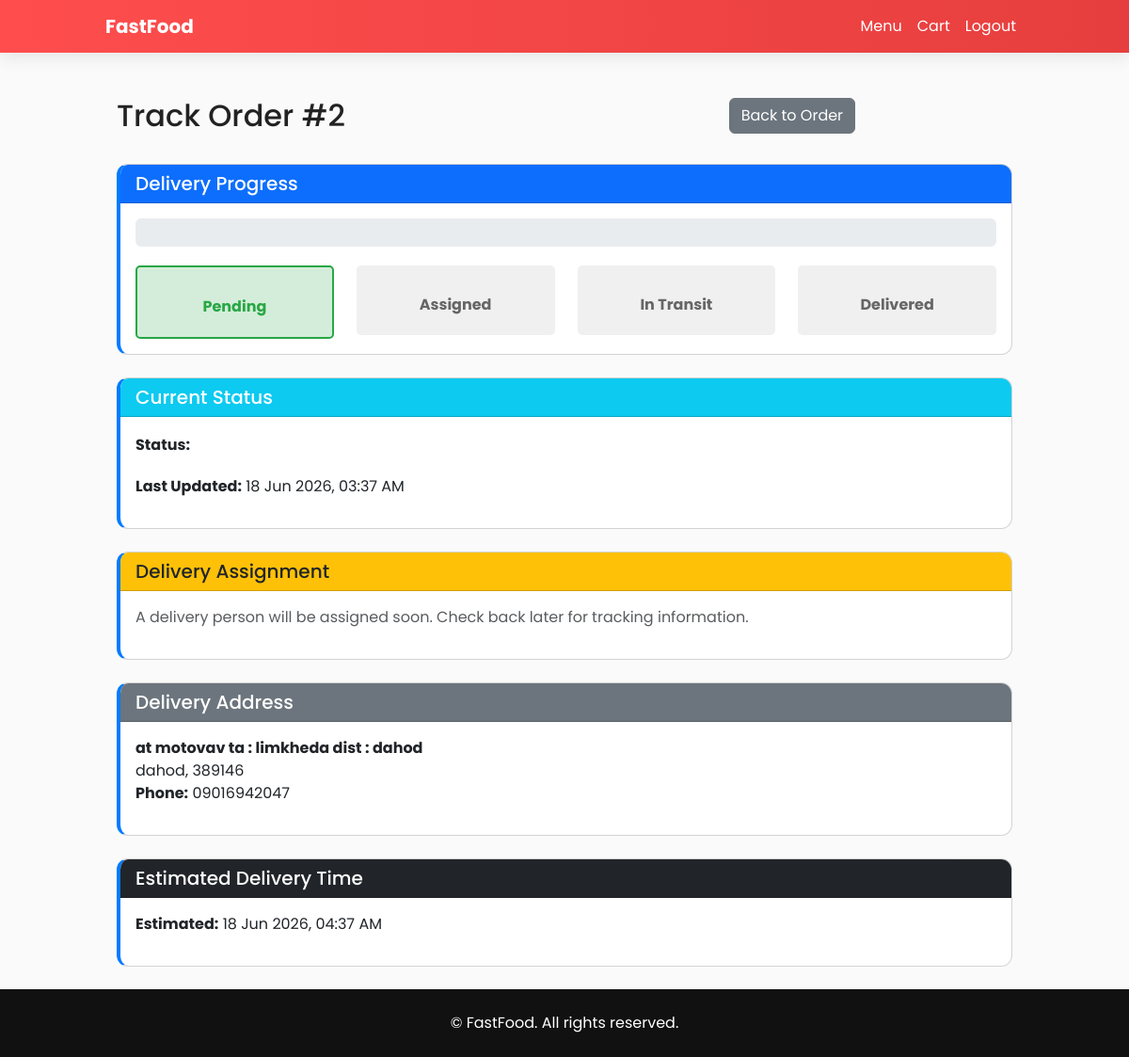
Screenshot of /track-order/2/ (signed in) with the database file from the repository.
### food_app/models.py (models this page shows, shortened)
class Order(models.Model):
    user = models.ForeignKey(User, on_delete=models.CASCADE)
    cart = models.ForeignKey(Cart, on_delete=models.SET_NULL, null=True, blank=True)
    total = models.DecimalField(max_digits=10, decimal_places=2)
    created_at = models.DateTimeField(default=timezone.now)
    status = models.CharField(max_length=20, default="Pending")
    delivery_address = models.ForeignKey(DeliveryAddress, on_delete=models.SET_NULL, null=True, blank=True)

class Delivery(models.Model):
    STATUS_CHOICES = [
        ('pending', 'Pending Assignment'),
        ('assigned', 'Assigned'),
        ('picked_up', 'Picked Up'),
        ('in_transit', 'In Transit'),
        ('delivered', 'Delivered'),
        ('cancelled', 'Cancelled'),
    ]
    order = models.OneToOneField(Order, on_delete=models.CASCADE, related_name="delivery")
    delivery_person = models.ForeignKey(DeliveryPerson, on_delete=models.SET_NULL, null=True, blank=True, related_name="deliveries")
    status = models.CharField(max_length=20, choices=STATUS_CHOICES, default='pending')
    estimated_delivery_time = models.DateTimeField(blank=True, null=True)
    actual_delivery_time = models.DateTimeField(blank=True, null=True)
    created_at = models.DateTimeField(default=timezone.now)
    updated_at = models.DateTimeField(auto_now=True)
    class Meta:
        verbose_name_plural = "Deliveries"

class DeliveryAddress(models.Model):
    user = models.ForeignKey(User, on_delete=models.CASCADE, related_name="delivery_addresses")
    street_address = models.CharField(max_length=255)
    city = models.CharField(max_length=100)
    postal_code = models.CharField(max_length=20)
    phone = models.CharField(max_length=20)
    latitude = models.FloatField(blank=True, null=True)
    longitude = models.FloatField(blank=True, null=True)
    is_default = models.BooleanField(default=False)
    created_at = models.DateTimeField(default=timezone.now)
    class Meta:
        verbose_name_plural = "Delivery Addresses"

### food_app/views.py (the view)
# urls.py: path("track-order/<int:order_id>/", views.track_order, name="track_order"),
@login_required(login_url="login")
def track_order(request, order_id):
    order = get_object_or_404(Order, id=order_id, user=request.user)
    delivery = getattr(order, 'delivery', None)
    context = {
        "order": order,
        "delivery": delivery,
    }
    if delivery and delivery.delivery_person:
        context["delivery_person"] = delivery.delivery_person
        context["current_location"] = {
            "latitude": delivery.delivery_person.current_latitude,
            "longitude": delivery.delivery_person.current_longitude,
        }
    return render(request, "food_app/track_order.html", context)

### food_app/templates/food_app/track_order.html (shortened to what this page needs)
{% extends 'food_app/base.html' %}
{% block content %}
<div class="container mt-5">
    <div class="row mb-4">
        <div class="col-md-8">
            <h2>Track Order #{{ order.id }}</h2>
        </div>
        <div class="col-md-4 text-right">
            <a href="{% url 'order_detail' order.id %}" class="btn btn-secondary">Back to Order</a>
        </div>
    </div>
    <div class="card mb-4">
        <div class="card-header bg-primary text-white">
            <h5 class="mb-0">Delivery Progress</h5>
        </div>
        <div class="card-body">
            <div class="progress" style="height: 30px; margin-bottom: 20px;">
            </div>
            <div class="row text-center">
                <div class="col-md-3">
                    <div id="step-pending" class="step {% if delivery.status == 'pending' or delivery.status in 'assigned,picked_up,in_transit,delivered' %}completed{% endif %}">
                        <p class="step-label">Pending</p>
                    </div>
                </div>
                <div class="col-md-3">
                    <div id="step-assigned" class="step {% if delivery.status in 'assigned,picked_up,in_transit,delivered' %}completed{% endif %}">
                        <p class="step-label">Assigned</p>
                    </div>
                </div>
                <div class="col-md-3">
                    <div id="step-transit" class="step {% if delivery.status in 'picked_up,in_transit,delivered' %}completed{% endif %}">
                        <p class="step-label">In Transit</p>
                    </div>
                </div>
                <div class="col-md-3">
                    <div id="step-delivered" class="step {% if delivery.status == 'delivered' %}completed{% endif %}">
                        <p class="step-label">Delivered</p>
                    </div>
                </div>
            </div>
        </div>
    </div>
    <div class="card mb-4">
        <div class="card-header bg-info text-white">
            <h5 class="mb-0">Current Status</h5>
        </div>
        <div class="card-body">
            <p id="status-text">
                <strong>Status:</strong> <span class="badge badge-{% if delivery.status == 'delivered' %}success{% elif delivery.status == 'cancelled' %}danger{% else %}warning{% endif %}" id="status-badge">{{ delivery.get_status_display }}</span>
            </p>
            <p id="updated-time">
                <strong>Last Updated:</strong> <span id="updated-time-text">{{ delivery.updated_at|date:"d M Y, h:i A" }}</span>
            </p>
        </div>
    </div>
    {% if delivery.delivery_person %}
    <div class="card mb-4">
        <div class="card-header bg-success text-white">
            <h5 class="mb-0">Delivery Person Details</h5>
        </div>
        <div class="card-body">
            <div class="row">
                <div class="col-md-6">
                    <p><strong>Name:</strong> {{ delivery.delivery_person.user.get_full_name|default:delivery.delivery_person.user.username }}</p>
                    <p><strong>Phone:</strong> {{ delivery.delivery_person.phone }}</p>
                    {% if delivery.delivery_person.vehicle_info %}
                    <p><strong>Vehicle:</strong> {{ delivery.delivery_person.vehicle_info }}</p>
                    {% endif %}
                </div>
                <div class="col-md-6">
                    <p><strong>Status:</strong> <span class="badge badge-{% if delivery.delivery_person.status == 'available' %}success{% elif delivery.delivery_person.status == 'busy' %}warning{% else %}secondary{% endif %}">{{ delivery.delivery_person.get_status_display }}</span></p>
                    <p><strong>Total Deliveries:</strong> {{ delivery.delivery_person.total_deliveries }}</p>
                </div>
            </div>
        </div>
    </div>
    {% if delivery.delivery_person.current_latitude and delivery.delivery_person.current_longitude %}
    <div class="card mb-4">
        <div class="card-header bg-warning text-dark">
            <h5 class="mb-0">Live Location (Simulated)</h5>
        </div>
        <div class="card-body">
            <div id="map" style="height: 400px; background-color: #f0f0f0; border-radius: 5px; display: flex; align-items: center; justify-content: center;">
                <p class="text-muted">Current Location: {{ delivery.delivery_person.current_latitude }}, {{ delivery.delivery_person.current_longitude }}</p>
            </div>
            <small class="text-muted d-block mt-2">Note: Live map integration requires Google Maps API key in settings</small>
        </div>
    </div>
    {% else %}
    <div class="card mb-4">
        <div class="card-header bg-warning text-dark">
            <h5 class="mb-0">Live Location</h5>
        </div>
        <div class="card-body">
            <p class="text-muted">Location information will be available once delivery person is assigned.</p>
        </div>
    </div>
    {% endif %}
    {% else %}
    <div class="card mb-4">
        <div class="card-header bg-warning text-dark">
            <h5 class="mb-0">Delivery Assignment</h5>
        </div>
        <div class="card-body">
            <p class="text-muted">A delivery person will be assigned soon. Check back later for tracking information.</p>
        </div>
    </div>
    {% endif %}
    {% if order.delivery_address %}
    <div class="card mb-4">
        <div class="card-header bg-secondary text-white">
            <h5 class="mb-0">Delivery Address</h5>
        </div>
        <div class="card-body">
            <p>
                <strong>{{ order.delivery_address.street_address }}</strong><br>
                {{ order.delivery_address.city }}, {{ order.delivery_address.postal_code }}<br>
                <strong>Phone:</strong> {{ order.delivery_address.phone }}
            </p>
        </div>
    </div>
    {% endif %}
    <div class="card">
        <div class="card-header bg-dark text-white">
            <h5 class="mb-0">Estimated Delivery Time</h5>
        </div>
        <div class="card-body">
            {% if delivery.estimated_delivery_time %}
                <p><strong>Estimated:</strong> {{ delivery.estimated_delivery_time|date:"d M Y, h:i A" }}</p>
            {% endif %}
        </div>
    </div>
</div>
{% endblock %}

### food_app/templates/food_app/base.html (style rules this page uses)
:root { --brand:#ff4d4d; --brand-dark:#e63e3e; }
body { font-family: "Poppins"; background:#fafafa; color:#222; }
.card { border-radius:12px; overflow:hidden; transition:.2s; }

### food_app/templates/food_app/track_order.html (style rules this page uses)
.container { max-width: 1000px; }
.step { padding: 20px; border-radius: 5px; background-color: #f0f0f0; transition: all 0.3s ease; }
.step.completed { background-color: #d4edda; border: 2px solid #28a745; }
.step-label { font-weight: bold; margin-bottom: 0; color: #666; }
.step.completed .step-label { color: #28a745; }
.progress { background-color: #e9ecef; }
.card { border-left: 4px solid #007bff; margin-bottom: 20px; }
.badge { padding: 0.5rem 0.75rem; font-size: 0.85rem; }

### rows the page displays
Order: id "2", delivery_address.street_address "at motovav ta : limkheda dist : dahod", delivery_address.city "dahod", delivery_address.postal_code "389146", delivery_address.phone "09016942047"
Delivery: updated_at "18 Jun 2026, 03:37 AM", estimated_delivery_time "18 Jun 2026, 04:37 AM"
